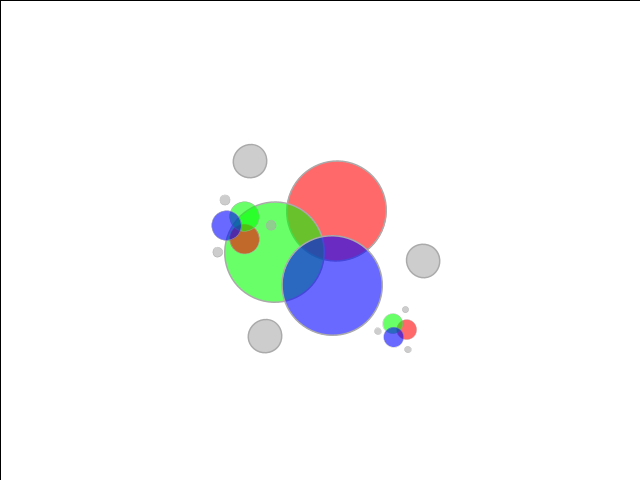
Frame 1 (no input)
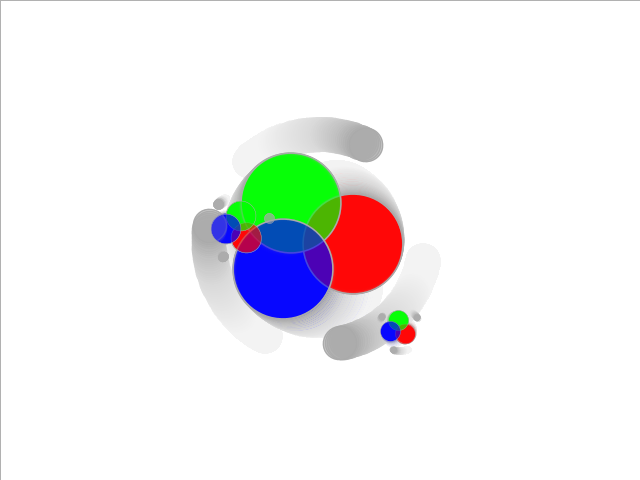
Frame 60 (the mouse pressed at the canvas centre just before this capture)
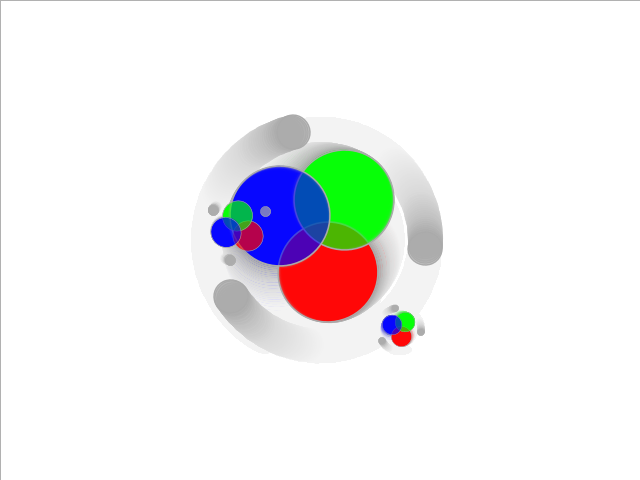
Frame 120 (the mouse held since frame 60 and released just before this capture)

The Processing sketch that drew these frames (run headless with seeded random() and noise(); from frame 60 on, the mouse is pressed at the canvas centre):

// Processing sketch: processing_78209
// ── processing_78209.pde

// example exploring color and stroke attributes

ColorGroup cg0, cg1, cg2 ;


void setup() {
  size(640, 480) ; 
  background(255) ;
  smooth() ;

  int posX = width/2 ;
  int posY = height/2 ;
  
  // x, y, diameter, rot, rotSpeed
  cg0 = new ColorGroup(posX, posY, 100, 0.25, 0.01) ;
  cg1 = new ColorGroup(posX-80, posY-10, 30, 1.34, -0.002) ;
  cg2 = new ColorGroup(posX+80, posY+90, 20, 0.75, 0.006) ;
}


void draw() {
 // background(255) ; // update background to display white
  fill(255, 10) ;
  rect(0,0, width, height) ;
  cg0.render() ;
  cg1.render() ;
  cg2.render() ;
}







// demonstration of class
class ColorGroup {
  int posX ;
  int posY ;
  int diameter ;
  float offset  ;
  float rot ;
  float rotSpeed ;
  
  // color are in hex web colors, or RGB 0-255
  color c0 = #FF0000 ;
  color c1 = #00FF00 ;
  color c2 = color(0, 0, 255) ;
  color strokeColor = #AAAAAA ;
  float strokeSize ;
  int transparency = 150 ; // this we will use for the alpha channel

  // constructor
  ColorGroup(int _x, int _y, int _diameter, float _rot, float _rotSpeed) {
    posX = _x ;
    posY = _y ;
    diameter = _diameter ;
    offset = diameter*0.333 ;
    strokeSize = diameter * 0.015 ;
    rot = _rot ;
    rotSpeed = _rotSpeed ;
  }

  void render() {
    strokeWeight(strokeSize) ; // the weight of the shape outline
    stroke(strokeColor) ;

    pushMatrix() ; // push the current transformation matrix onto the stack
    translate(posX, posY) ; // move the objects with this matrix
    rotate(((rot+=rotSpeed)%PI*2)) ;
    
    // the tri color ellipses
    fill(c0, transparency) ; // fill this shape with color w/alpha
    ellipse(0, -offset, diameter, diameter) ;

    fill(c1, transparency) ;
    ellipse(-offset, offset, diameter, diameter) ;

    fill(c2, transparency) ;
    ellipse(offset, offset, diameter, diameter) ;

    // satelite elipse
    fill(strokeColor, transparency) ;
    ellipse(-diameter, -offset, offset, offset) ;

    ellipse(diameter, -offset, offset, offset) ;

    ellipse(0, diameter+(offset/3), offset, offset) ;
    popMatrix() ;
  }

  void updatePos(int x, int y) {
    posX = x ;
    posY = y ;
  }
}
